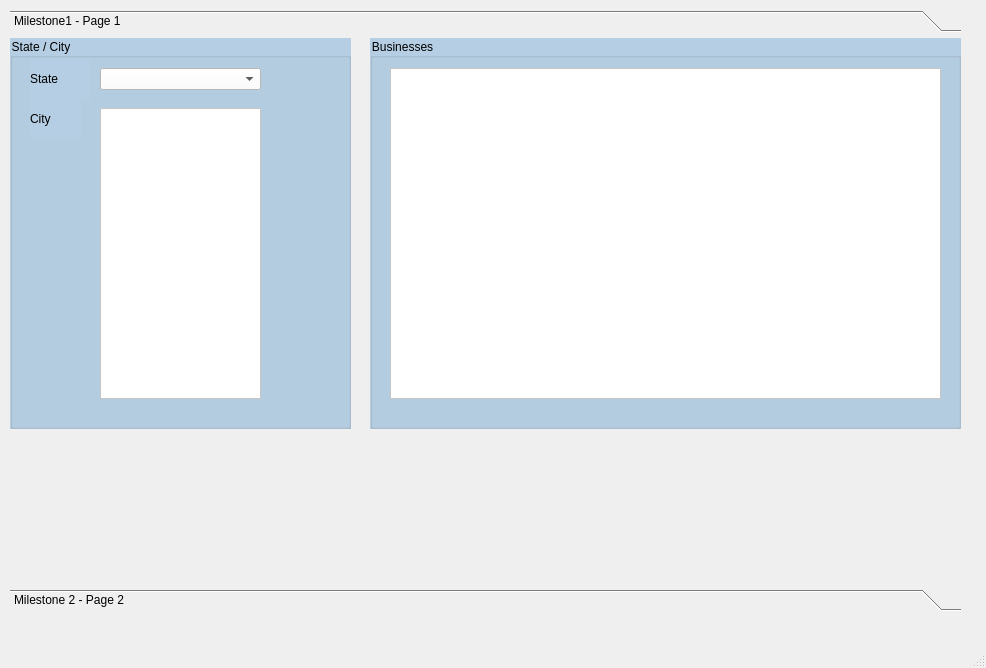
<?xml version="1.0" encoding="UTF-8"?>
<ui version="4.0">
 <class>MainWindow</class>
 <widget class="QMainWindow" name="MainWindow">
  <property name="geometry">
   <rect>
    <x>0</x>
    <y>0</y>
    <width>986</width>
    <height>668</height>
   </rect>
  </property>
  <property name="windowTitle">
   <string>MainWindow</string>
  </property>
  <widget class="QWidget" name="centralwidget">
   <widget class="QToolBox" name="toolBox">
    <property name="geometry">
     <rect>
      <x>10</x>
      <y>10</y>
      <width>951</width>
      <height>601</height>
     </rect>
    </property>
    <property name="styleSheet">
     <string notr="true">font: 12pt &quot;Lucida Sans&quot;;
border-color: rgb(0, 0, 0);</string>
    </property>
    <property name="currentIndex">
     <number>0</number>
    </property>
    <widget class="QWidget" name="page">
     <property name="geometry">
      <rect>
       <x>0</x>
       <y>0</y>
       <width>951</width>
       <height>535</height>
      </rect>
     </property>
     <attribute name="label">
      <string>Milestone1 - Page 1</string>
     </attribute>
     <widget class="QGroupBox" name="groupBox">
      <property name="geometry">
       <rect>
        <x>0</x>
        <y>0</y>
        <width>341</width>
        <height>391</height>
       </rect>
      </property>
      <property name="styleSheet">
       <string notr="true">font: 11pt &quot;Lucida Sans&quot;;
background-color: rgb(181, 206, 227);</string>
      </property>
      <property name="title">
       <string>State / City</string>
      </property>
      <widget class="QComboBox" name="stateList">
       <property name="geometry">
        <rect>
         <x>90</x>
         <y>30</y>
         <width>161</width>
         <height>22</height>
        </rect>
       </property>
       <property name="styleSheet">
        <string notr="true">background-color: rgb(255, 255, 255);
font: 10pt &quot;Lucida Sans&quot;;</string>
       </property>
      </widget>
      <widget class="QLabel" name="label">
       <property name="geometry">
        <rect>
         <x>20</x>
         <y>20</y>
         <width>61</width>
         <height>41</height>
        </rect>
       </property>
       <property name="styleSheet">
        <string notr="true">font: 12pt &quot;Lucida Sans&quot;;</string>
       </property>
       <property name="text">
        <string>State</string>
       </property>
      </widget>
      <widget class="QLabel" name="label_2">
       <property name="geometry">
        <rect>
         <x>20</x>
         <y>60</y>
         <width>51</width>
         <height>41</height>
        </rect>
       </property>
       <property name="styleSheet">
        <string notr="true">font: 12pt &quot;Lucida Sans&quot;;</string>
       </property>
       <property name="text">
        <string>City</string>
       </property>
      </widget>
      <widget class="QListWidget" name="cityList">
       <property name="geometry">
        <rect>
         <x>90</x>
         <y>70</y>
         <width>161</width>
         <height>291</height>
        </rect>
       </property>
       <property name="styleSheet">
        <string notr="true">background-color: rgb(255, 255, 255);
font: 10pt &quot;Lucida Sans&quot;;</string>
       </property>
      </widget>
     </widget>
     <widget class="QGroupBox" name="businessGroup">
      <property name="geometry">
       <rect>
        <x>360</x>
        <y>0</y>
        <width>591</width>
        <height>391</height>
       </rect>
      </property>
      <property name="styleSheet">
       <string notr="true">font: 11pt &quot;Lucida Sans&quot;;
background-color: rgb(181, 206, 227);</string>
      </property>
      <property name="title">
       <string>Businesses</string>
      </property>
      <widget class="QTableWidget" name="businessTable">
       <property name="geometry">
        <rect>
         <x>20</x>
         <y>30</y>
         <width>551</width>
         <height>331</height>
        </rect>
       </property>
       <property name="styleSheet">
        <string notr="true">background-color: rgb(255, 255, 255);
font: 10pt &quot;Lucida Sans&quot;;</string>
       </property>
      </widget>
     </widget>
    </widget>
    <widget class="QWidget" name="page_2">
     <property name="geometry">
      <rect>
       <x>0</x>
       <y>0</y>
       <width>951</width>
       <height>535</height>
      </rect>
     </property>
     <attribute name="label">
      <string>Milestone 2 - Page 2</string>
     </attribute>
    </widget>
   </widget>
  </widget>
  <widget class="QStatusBar" name="statusbar"/>
 </widget>
 <resources/>
 <connections/>
</ui>
